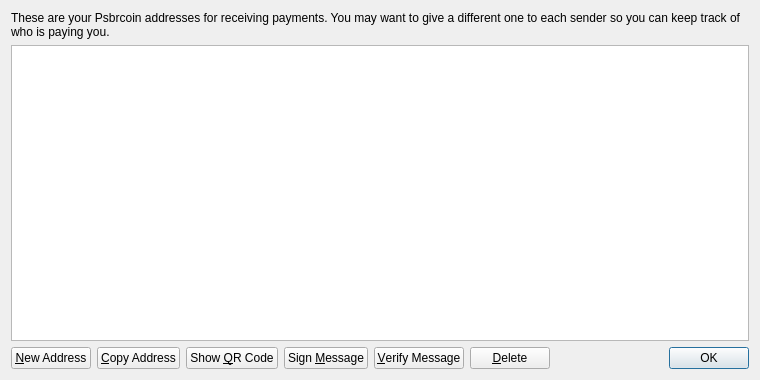
<?xml version="1.0" encoding="UTF-8"?>
<ui version="4.0">
 <class>AddressBookPage</class>
 <widget class="QWidget" name="AddressBookPage">
  <property name="geometry">
   <rect>
    <x>0</x>
    <y>0</y>
    <width>760</width>
    <height>380</height>
   </rect>
  </property>
  <property name="windowTitle">
   <string>Address Book</string>
  </property>
  <layout class="QVBoxLayout" name="verticalLayout">
   <item>
    <widget class="QLabel" name="labelExplanation">
     <property name="text">
      <string>These are your Psbrcoin addresses for receiving payments. You may want to give a different one to each sender so you can keep track of who is paying you.</string>
     </property>
     <property name="textFormat">
      <enum>Qt::PlainText</enum>
     </property>
     <property name="wordWrap">
      <bool>true</bool>
     </property>
    </widget>
   </item>
   <item>
    <widget class="QTableView" name="tableView">
     <property name="contextMenuPolicy">
      <enum>Qt::CustomContextMenu</enum>
     </property>
     <property name="toolTip">
      <string>Double-click to edit address or label</string>
     </property>
     <property name="tabKeyNavigation">
      <bool>false</bool>
     </property>
     <property name="selectionMode">
      <enum>QAbstractItemView::SingleSelection</enum>
     </property>
     <property name="selectionBehavior">
      <enum>QAbstractItemView::SelectRows</enum>
     </property>
     <property name="sortingEnabled">
      <bool>true</bool>
     </property>
     <attribute name="verticalHeaderVisible">
      <bool>false</bool>
     </attribute>
    </widget>
   </item>
   <item>
    <layout class="QHBoxLayout" name="horizontalLayout">
     <item>
      <widget class="QPushButton" name="newAddressButton">
       <property name="toolTip">
        <string>Create a new address</string>
       </property>
       <property name="text">
        <string>&amp;New Address</string>
       </property>
      </widget>
     </item>
     <item>
      <widget class="QPushButton" name="copyToClipboard">
       <property name="toolTip">
        <string>Copy the currently selected address to the system clipboard</string>
       </property>
       <property name="text">
        <string>&amp;Copy Address</string>
       </property>
      </widget>
     </item>
     <item>
      <widget class="QPushButton" name="showQRCode">
       <property name="text">
        <string>Show &amp;QR Code</string>
       </property>
      </widget>
     </item>
     <item>
      <widget class="QPushButton" name="signMessage">
       <property name="toolTip">
        <string>Sign a message to prove you own a Psbrcoin address</string>
       </property>
       <property name="text">
        <string>Sign &amp;Message</string>
       </property>
      </widget>
     </item>
     <item>
      <widget class="QPushButton" name="verifyMessage">
       <property name="toolTip">
        <string>Verify a message to ensure it was signed with a specified Psbrcoin address</string>
       </property>
       <property name="text">
        <string>&amp;Verify Message</string>
       </property>
      </widget>
     </item>
     <item>
      <widget class="QPushButton" name="deleteButton">
       <property name="toolTip">
        <string>Delete the currently selected address from the list</string>
       </property>
       <property name="text">
        <string>&amp;Delete</string>
       </property>
      </widget>
     </item>
     <item>
      <spacer name="horizontalSpacer">
       <property name="orientation">
        <enum>Qt::Horizontal</enum>
       </property>
       <property name="sizeHint" stdset="0">
        <size>
         <width>40</width>
         <height>20</height>
        </size>
       </property>
      </spacer>
     </item>
     <item>
      <widget class="QDialogButtonBox" name="buttonBox">
       <property name="sizePolicy">
        <sizepolicy hsizetype="Maximum" vsizetype="Fixed">
         <horstretch>0</horstretch>
         <verstretch>0</verstretch>
        </sizepolicy>
       </property>
       <property name="standardButtons">
        <set>QDialogButtonBox::Ok</set>
       </property>
      </widget>
     </item>
    </layout>
   </item>
  </layout>
 </widget>
 <resources>
  <include location="../bitcoin.qrc"/>
 </resources>
 <connections/>
</ui>
